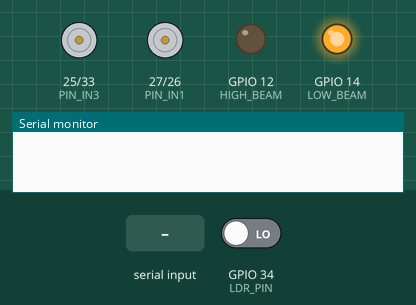
Bench run of a sketch on a simulated ESP32. Shown: motor-driver pin pairs drawn as motors (green arrow = first pin HIGH = forward, orange = second pin HIGH = backward, longer = more drive), output pins drawn as LEDs (lit = HIGH), the last lines printed to the serial monitor. The inputs (shaded band) are chosen by the test bench; at power-on: GPIO 34 (LDR_PIN) LOW. Nothing arrives over Bluetooth unless stated.

Above: at 1.2 s.
1.3 s: "F" received over the second serial link
At 2.2 s:
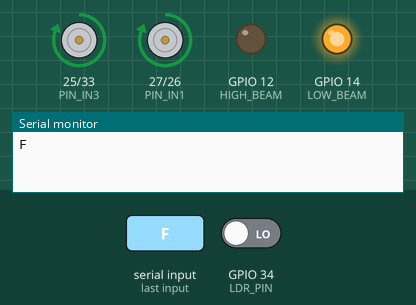
2.8 s: "B" received over the second serial link
At 3.6 s:
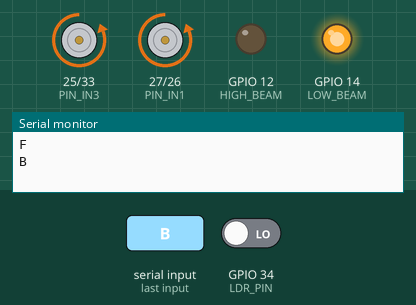
4.3 s: GPIO 34 (LDR_PIN) driven HIGH
At 4.9 s:
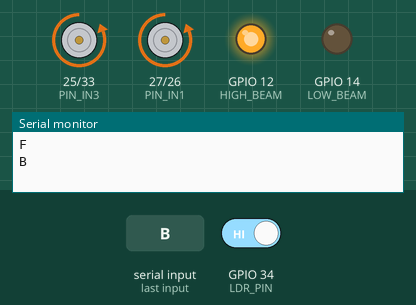
5.8 s: "L" received over the second serial link
At 6.2 s:
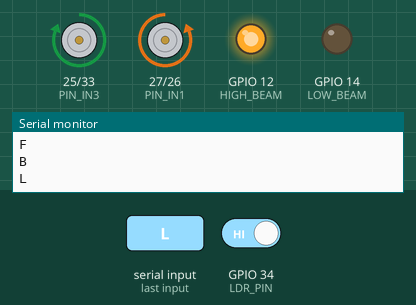
7.3 s: "R" received over the second serial link
At 8.5 s:
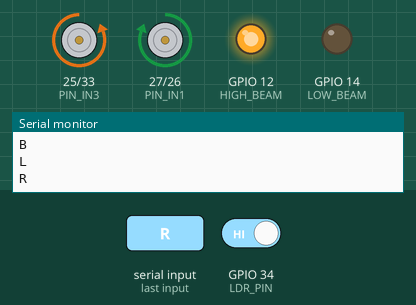
8.8 s: "S" received over the second serial link
At 10.0 s:
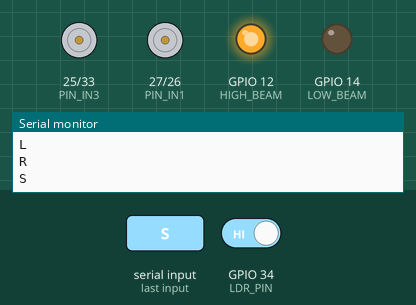
Timing chart, 0 to 11.3 s (numbered marks = the images above; inputs shaded):
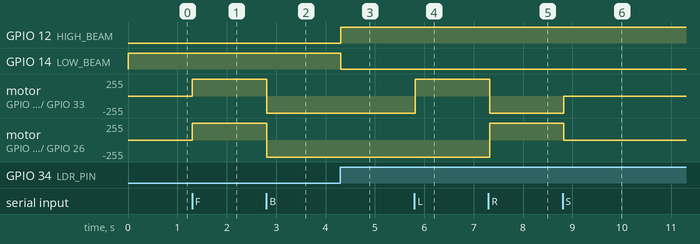

Measured:
- after the input at 1.3 s, motor on GPIO 25 (PIN_IN3) / GPIO 33 (PIN_IN4), motor on GPIO 27 (PIN_IN1) / GPIO 26 (PIN_IN2): stopped → forward 255/255 at once
- after the input at 2.8 s, motor on GPIO 25 (PIN_IN3) / GPIO 33 (PIN_IN4), motor on GPIO 27 (PIN_IN1) / GPIO 26 (PIN_IN2): forward 255/255 → backward 255/255 at once
- after the input at 4.3 s, GPIO 12 (HIGH_BEAM): LOW → HIGH at once; GPIO 14 (LOW_BEAM): HIGH → LOW at once
- after the input at 5.8 s, motor on GPIO 25 (PIN_IN3) / GPIO 33 (PIN_IN4): backward 255/255 → forward 255/255 at once
- after the input at 7.3 s, motor on GPIO 25 (PIN_IN3) / GPIO 33 (PIN_IN4): forward 255/255 → backward 255/255 at once; motor on GPIO 27 (PIN_IN1) / GPIO 26 (PIN_IN2): backward 255/255 → forward 255/255 at once
- after the input at 8.8 s, motor on GPIO 25 (PIN_IN3) / GPIO 33 (PIN_IN4): backward 255/255 → stopped at once; motor on GPIO 27 (PIN_IN1) / GPIO 26 (PIN_IN2): forward 255/255 → stopped at once

The sketch:

esp_Bt_Car.ino
```cpp
#include "BluetoothSerial.h"

// Bluetooth
BluetoothSerial SerialBT;
String device_name = "ESP32-Car";

// ───── Motor Pins ─────
int PIN_IN1 = 27;
int PIN_IN2 = 26;
int PIN_IN3 = 25;
int PIN_IN4 = 33;

// ───── Headlamp ─────
int HIGH_BEAM = 12;
int LOW_BEAM  = 14;

// ───── LDR Sensor ─────
int LDR_PIN = 34;

// ───── Control Variables ─────
char cmd;
bool autoMode = true;

bool highState = false;
bool lowState  = false;

// ───── SETUP ─────
void setup() {
  Serial.begin(9600);
  SerialBT.begin(device_name);

  pinMode(PIN_IN1, OUTPUT);
  pinMode(PIN_IN2, OUTPUT);
  pinMode(PIN_IN3, OUTPUT);
  pinMode(PIN_IN4, OUTPUT);

  pinMode(HIGH_BEAM, OUTPUT);
  pinMode(LOW_BEAM, OUTPUT);

  pinMode(LDR_PIN, INPUT);
}

// ───── AUTO HEADLAMP ─────
void autoHeadlamp() {
  int light = digitalRead(LDR_PIN);

  if (light == HIGH) {
    // Night → HIGH beam
    digitalWrite(HIGH_BEAM, HIGH);
    digitalWrite(LOW_BEAM, LOW);
  } else {
    // Day → OFF
    digitalWrite(HIGH_BEAM, LOW);
    digitalWrite(LOW_BEAM, HIGH);
  }
}

// ───── MANUAL HEADLAMP ─────
void manualHeadlamp() {
  digitalWrite(HIGH_BEAM, highState);
  digitalWrite(LOW_BEAM, lowState);
}

// ───── LOOP ─────
void loop() {

  // Read Bluetooth
  if (SerialBT.available()) {
    cmd = SerialBT.read();
    Serial.println(cmd);
  }

  // ───── MOVEMENT ─────
  if (cmd == 'F') {
    digitalWrite(PIN_IN1, HIGH);
    digitalWrite(PIN_IN2, LOW);
    digitalWrite(PIN_IN3, HIGH);
    digitalWrite(PIN_IN4, LOW);
  }
  else if (cmd == 'B') {
    digitalWrite(PIN_IN1, LOW);
    digitalWrite(PIN_IN2, HIGH);
    digitalWrite(PIN_IN3, LOW);
    digitalWrite(PIN_IN4, HIGH);
  }
  else if (cmd == 'L') {
    digitalWrite(PIN_IN1, LOW);
    digitalWrite(PIN_IN2, HIGH);
    digitalWrite(PIN_IN3, HIGH);
    digitalWrite(PIN_IN4, LOW);
  }
  else if (cmd == 'R') {
    digitalWrite(PIN_IN1, HIGH);
    digitalWrite(PIN_IN2, LOW);
    digitalWrite(PIN_IN3, LOW);
    digitalWrite(PIN_IN4, HIGH);
  }
  else if (cmd == 'S') {
    stopMotor();
  }

  // ───── MODE CONTROL ─────
  else if (cmd == 'A') {
    autoMode = true;   // AUTO mode
  }
  else if (cmd == 'M') {
    autoMode = false;  // MANUAL mode
  }

  // ───── MANUAL LIGHT CONTROL ─────
  else if (cmd == 'H') {
    highState = true;   // HIGH beam ON
  }
  else if (cmd == 'h') {
    highState = false;  // HIGH beam OFF
  }
  else if (cmd == 'N') {
    lowState = true;    // LOW beam ON
  }
  else if (cmd == 'n') {
    lowState = false;   // LOW beam OFF
  }

  // ───── APPLY MODE ─────
  if (autoMode) {
    autoHeadlamp();
  } else {
    manualHeadlamp();
  }

  delay(50);
}

// ───── STOP FUNCTION ─────
void stopMotor() {
  digitalWrite(PIN_IN1, LOW);
  digitalWrite(PIN_IN2, LOW);
  digitalWrite(PIN_IN3, LOW);
  digitalWrite(PIN_IN4, LOW);
}
```
